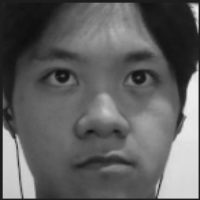
#> input picture pgm/0.pgm, 200 x 200 px; its folder holds only this picture in this run
$ python -i detectors.py   (imports and definitions only)
#> lines starting #> are read from the running program, lines starting #| are printed output that depends on the picture
import cv2
import numpy as np
import os
import errno
import sys
import csv
directory = r'C:\Users\janss\OneDrive\Desktop\ActivityDatabase\ActivityFaceDataset\paul'

def faceDetect(src, dst):
        gray = cv2.cvtColor(src, cv2.COLOR_BGR2GRAY)
        faces = face_cascade.detectMultiScale(gray, 1.3, 5)
        for (x,y,w,h) in faces:
            img = cv2.rectangle(src,(x,y),(x+w,y+h),(255,0,0),2)
        cv2.merge(src,dst)

def read_images(path):
        c = 0
        X, y = [], []
        for filename in os.listdir(path):
            if filename.endswith('.pgm'):
                filepath = os.path.join(path, filename)
                im = cv2.imread(filepath, cv2.IMREAD_GRAYSCALE)
                X.append(np.asarray(im, dtype=np.uint8))
                y.append(c)
                c += 1
        return [X, y]

face_cascade = cv2.CascadeClassifier('haarcascade_frontalface_default.xml')
names = ['Paul', 'Paul']  # Put your names here for faces to recognize
# [1 line that did not run here, left out]
# [1 line that did not run here, left out]
model = cv2.face.LBPHFaceRecognizer_create()
# [1 line not run here, left out]

def face_rec(src, dst, status):
    names = ['Paul', 'Paul']
    faces = face_cascade.detectMultiScale(src, 1.3, 5)
    cv2.putText(src, "Face Biometrics", ((int(src.shape[0] / 2)) - 15, 35), cv2.FONT_HERSHEY_SIMPLEX, 0.7, (0, 0, 0), 2)
    if (status == 4):
        cv2.putText(src, "Too many failed attempts!!", ((int(src.shape[0] / 2)) - 15, 60), cv2.FONT_HERSHEY_SIMPLEX, 0.7, (0, 0, 255), 2)
    if (status == 3):
        cv2.putText(src, "Scanning face...", ((int(src.shape[0] / 2)) - 15, 60), cv2.FONT_HERSHEY_SIMPLEX, 0.7, (255, 0, 0), 2)
    if (status == 1):
        cv2.putText(src, "Face Recognized", ((int(src.shape[0] / 2)) - 15, 60), cv2.FONT_HERSHEY_SIMPLEX, 0.7, (0, 255, 0), 2)
    if (status == 2):
        cv2.putText(src, "Scan Failed: No Face Recognized", ((int(src.shape[0] / 2)) - 15, 60), cv2.FONT_HERSHEY_SIMPLEX, 0.7, (0, 0, 255), 2)
    for (x, y, w, h) in faces:
            gray = cv2.cvtColor(src[y:y + h, x:x + w], cv2.COLOR_BGR2GRAY)
            roi = cv2.resize(gray, (200, 200), interpolation=cv2.INTER_LINEAR)

            try:
                params = model.predict(roi)
                if (params[0] != 0 and params[1] < 50):
                    cv2.rectangle(src, (x, y), (x + w, y + h), (255, 0, 0), 2)
                    label = names[0]
                    #cv2.putText(src, label + ", " + str(params[1]), (x, y - 20), cv2.FONT_HERSHEY_SIMPLEX, 1, (255, 0, 0), 2)
                    ret = True
                else:
                    cv2.rectangle(src, (x, y), (x + w, y + h), (255, 0, 0), 2)
                    #cv2.putText(src, "???", (x, y - 20), cv2.FONT_HERSHEY_SIMPLEX, 1, (0, 0, 255), 2)
                    ret = False
            except:
                continue
            cv2.merge(src,dst)
            if (ret == True):
                return 1
            else:
                return 0

>>> import cv2
>>> picture = cv2.imread('pgm/0.pgm')
#> picture is the input picture: shape (200, 200, 3); min 14, max 238, mean 96.3
>>> result = faceDetect(picture, 'out.png')
#> in faceDetect, `faces = face_cascade.detectMultiScale(gray, 1.3, 5)`: faces = [[21, 19, 166, 166]]
#> the loop in faceDetect, `for (x,y,w,h) in faces:` made 1 pass
#> pass 1, in faceDetect, `img = cv2.rectangle(src,(x,y),(x+w,y+h),(255,0,0),2)`:
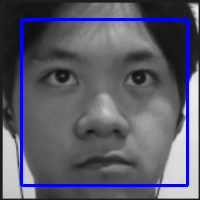
#> img: shape (200, 200, 3); mean B, G, R 103.8, 91.1, 91.1
#> (the run stopped early here; a loop or call above may not have finished)

$ run again, on pgm/10.pgm
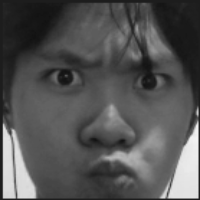
#> input picture pgm/10.pgm, 200 x 200 px
#> picture is the input picture: shape (200, 200, 3); min 17, max 242, mean 83.4
#> faces = [[8, 11, 181, 181]]
#> the loop in faceDetect, `for (x,y,w,h) in faces:` made 1 pass
#> pass 1, in faceDetect, `img = cv2.rectangle(src,(x,y),(x+w,y+h),(255,0,0),2)`:
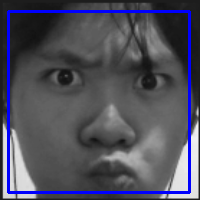
#> img: shape (200, 200, 3); mean B, G, R 92.3, 78.5, 78.5
